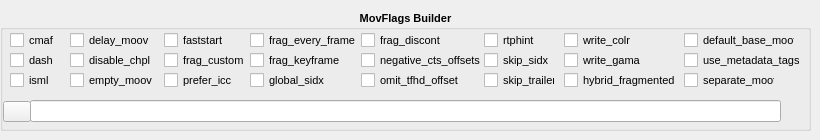
          <widget class="QWidget" name="tabMovFlags">
           <attribute name="title">
            <string>MovFlags</string>
           </attribute>
           <widget class="QGroupBox" name="groupMovFlags">
            <property name="enabled">
             <bool>true</bool>
            </property>
            <property name="geometry">
             <rect>
              <x>0</x>
              <y>10</y>
              <width>811</width>
              <height>121</height>
             </rect>
            </property>
            <property name="font">
             <font>
              <pointsize>8</pointsize>
              <italic>false</italic>
              <bold>true</bold>
             </font>
            </property>
            <property name="toolTip">
             <string>Additional flags (-movflags). Supports mov, mp4, tgp, psp, tg2,
ipod, ismv and f4v muxers.
Checked items are collected into MOVFLAGS as +tokens.</string>
            </property>
            <property name="whatsThis">
             <string/>
            </property>
            <property name="title">
             <string>MovFlags Builder</string>
            </property>
            <property name="alignment">
             <set>Qt::AlignmentFlag::AlignCenter</set>
            </property>
            <widget class="QLineEdit" name="MovFlagsCollector">
             <property name="geometry">
              <rect>
               <x>30</x>
               <y>90</y>
               <width>751</width>
               <height>22</height>
              </rect>
             </property>
             <property name="font">
              <font>
               <pointsize>8</pointsize>
               <italic>false</italic>
               <bold>false</bold>
              </font>
             </property>
             <property name="toolTip">
              <string>Flags2 Builder</string>
             </property>
            </widget>
            <widget class="QCheckBox" name="checkMovFlags_cmaf">
             <property name="geometry">
              <rect>
               <x>10</x>
               <y>20</y>
               <width>51</width>
               <height>20</height>
              </rect>
             </property>
             <property name="font">
              <font>
               <pointsize>8</pointsize>
               <italic>false</italic>
               <bold>false</bold>
              </font>
             </property>
             <property name="toolTip">
              <string>Write CMAF compatible fragmented MP4</string>
             </property>
             <property name="text">
              <string>cmaf</string>
             </property>
            </widget>
            <widget class="QCheckBox" name="checkMovFlags_write_colr">
             <property name="geometry">
              <rect>
               <x>564</x>
               <y>20</y>
               <width>71</width>
               <height>20</height>
              </rect>
             </property>
             <property name="font">
              <font>
               <pointsize>8</pointsize>
               <italic>false</italic>
               <bold>false</bold>
              </font>
             </property>
             <property name="toolTip">
              <string>Write colr atom even if the color info is unspecified
(Experimental, may be renamed or changed, do not use from scripts).</string>
             </property>
             <property name="text">
              <string>write_colr</string>
             </property>
            </widget>
            <widget class="QCheckBox" name="checkMovFlags_delay_moov">
             <property name="geometry">
              <rect>
               <x>70</x>
               <y>20</y>
               <width>91</width>
               <height>20</height>
              </rect>
             </property>
             <property name="font">
              <font>
               <pointsize>8</pointsize>
               <italic>false</italic>
               <bold>false</bold>
              </font>
             </property>
             <property name="toolTip">
              <string>Delay writing the initial moov until the first fragment is cut,
or until the first fragment flush.</string>
             </property>
             <property name="text">
              <string>delay_moov</string>
             </property>
            </widget>
            <widget class="QCheckBox" name="checkMovFlags_faststart">
             <property name="geometry">
              <rect>
               <x>164</x>
               <y>20</y>
               <width>61</width>
               <height>20</height>
              </rect>
             </property>
             <property name="font">
              <font>
               <pointsize>8</pointsize>
               <italic>false</italic>
               <bold>false</bold>
              </font>
             </property>
             <property name="toolTip">
              <string>Run a second pass to put the index (moov atom) at the beginning of the file.</string>
             </property>
             <property name="text">
              <string>faststart</string>
             </property>
            </widget>
            <widget class="QCheckBox" name="checkMovFlags_frag_custom">
             <property name="geometry">
              <rect>
               <x>164</x>
               <y>40</y>
               <width>81</width>
               <height>20</height>
              </rect>
             </property>
             <property name="font">
              <font>
               <pointsize>8</pointsize>
               <italic>false</italic>
               <bold>false</bold>
              </font>
             </property>
             <property name="toolTip">
              <string>Flush fragments on caller requests.</string>
             </property>
             <property name="text">
              <string>frag_custom</string>
             </property>
            </widget>
            <widget class="QCheckBox" name="checkMovFlags_write_gama">
             <property name="geometry">
              <rect>
               <x>564</x>
               <y>40</y>
               <width>81</width>
               <height>20</height>
              </rect>
             </property>
             <property name="font">
              <font>
               <pointsize>8</pointsize>
               <italic>false</italic>
               <bold>false</bold>
              </font>
             </property>
             <property name="toolTip">
              <string>Write deprecated gama atom.</string>
             </property>
             <property name="text">
              <string>write_gama</string>
             </property>
            </widget>
            <widget class="QCheckBox" name="checkMovFlags_disable_chpl">
             <property name="geometry">
              <rect>
               <x>70</x>
               <y>40</y>
               <width>91</width>
               <height>20</height>
              </rect>
             </property>
             <property name="font">
              <font>
               <pointsize>8</pointsize>
               <italic>false</italic>
               <bold>false</bold>
              </font>
             </property>
             <property name="toolTip">
              <string>Disable Nero chapter atom.</string>
             </property>
             <property name="text">
              <string>disable_chpl</string>
             </property>
            </widget>
            <widget class="QCheckBox" name="checkMovFlags_dash">
             <property name="geometry">
              <rect>
               <x>10</x>
               <y>40</y>
               <width>51</width>
               <height>20</height>
              </rect>
             </property>
             <property name="font">
              <font>
               <pointsize>8</pointsize>
               <italic>false</italic>
               <bold>false</bold>
              </font>
             </property>
             <property name="toolTip">
              <string>Write DASH compatible fragmented MP4.</string>
             </property>
             <property name="text">
              <string>dash</string>
             </property>
            </widget>
            <widget class="QToolButton" name="clearMovFlags">
             <property name="geometry">
              <rect>
               <x>3</x>
               <y>91</y>
               <width>28</width>
               <height>21</height>
              </rect>
             </property>
             <property name="toolTip">
              <string>Clear Flags2</string>
             </property>
             <property name="text">
              <string/>
             </property>
             <property name="icon">
              <iconset>
               <normaloff>../Pics/Broom.png</normaloff>../Pics/Broom.png</iconset>
             </property>
            </widget>
            <widget class="QCheckBox" name="checkMovFlags_default_base_moof">
             <property name="geometry">
              <rect>
               <x>684</x>
               <y>20</y>
               <width>111</width>
               <height>20</height>
              </rect>
             </property>
             <property name="font">
              <font>
               <pointsize>8</pointsize>
               <italic>false</italic>
               <bold>false</bold>
              </font>
             </property>
             <property name="toolTip">
              <string>Set the default-base-is-moof flag in tfhd atoms.</string>
             </property>
             <property name="text">
              <string>default_base_moof</string>
             </property>
            </widget>
            <widget class="QCheckBox" name="checkMovFlags_hybrid_fragmented">
             <property name="geometry">
              <rect>
               <x>564</x>
               <y>60</y>
               <width>121</width>
               <height>20</height>
              </rect>
             </property>
             <property name="font">
              <font>
               <pointsize>8</pointsize>
               <italic>false</italic>
               <bold>false</bold>
              </font>
             </property>
             <property name="toolTip">
              <string>For recoverability, write a fragmented file that is converted
to non-fragmented at the end.</string>
             </property>
             <property name="text">
              <string>hybrid_fragmented</string>
             </property>
            </widget>
            <widget class="QCheckBox" name="checkMovFlags_empty_moov">
             <property name="geometry">
              <rect>
               <x>70</x>
               <y>60</y>
               <width>91</width>
               <height>20</height>
              </rect>
             </property>
             <property name="font">
              <font>
               <pointsize>8</pointsize>
               <italic>false</italic>
               <bold>false</bold>
              </font>
             </property>
             <property name="toolTip">
              <string>Make the initial moov atom empty.</string>
             </property>
             <property name="text">
              <string>empty_moov</string>
             </property>
            </widget>
            <widget class="QCheckBox" name="checkMovFlags_frag_discont">
             <property name="geometry">
              <rect>
               <x>361</x>
               <y>20</y>
               <width>81</width>
               <height>20</height>
              </rect>
             </property>
             <property name="font">
              <font>
               <pointsize>8</pointsize>
               <italic>false</italic>
               <bold>false</bold>
              </font>
             </property>
             <property name="toolTip">
              <string>Signal that the next fragment is discontinuous from earlier ones.</string>
             </property>
             <property name="text">
              <string>frag_discont</string>
             </property>
            </widget>
            <widget class="QCheckBox" name="checkMovFlags_rtphint">
             <property name="geometry">
              <rect>
               <x>484</x>
               <y>20</y>
               <width>61</width>
               <height>20</height>
              </rect>
             </property>
             <property name="font">
              <font>
               <pointsize>8</pointsize>
               <italic>false</italic>
               <bold>false</bold>
              </font>
             </property>
             <property name="toolTip">
              <string>Add RTP hint tracks.</string>
             </property>
             <property name="text">
              <string>rtphint</string>
             </property>
            </widget>
            <widget class="QCheckBox" name="checkMovFlags_prefer_icc">
             <property name="geometry">
              <rect>
               <x>164</x>
               <y>60</y>
               <width>91</width>
               <height>20</height>
              </rect>
             </property>
             <property name="font">
              <font>
               <pointsize>8</pointsize>
               <italic>false</italic>
               <bold>false</bold>
              </font>
             </property>
             <property name="toolTip">
              <string>If writing colr atom prioritise usage of ICC profile if it 
exists in stream packet side data.</string>
             </property>
             <property name="text">
              <string>prefer_icc</string>
             </property>
            </widget>
            <widget class="QCheckBox" name="checkMovFlags_global_sidx">
             <property name="geometry">
              <rect>
               <x>250</x>
               <y>60</y>
               <width>81</width>
               <height>20</height>
              </rect>
             </property>
             <property name="font">
              <font>
               <pointsize>8</pointsize>
               <italic>false</italic>
               <bold>false</bold>
              </font>
             </property>
             <property name="toolTip">
              <string>Write a global sidx index at the start of the file.</string>
             </property>
             <property name="text">
              <string>global_sidx</string>
             </property>
            </widget>
            <widget class="QCheckBox" name="checkMovFlags_skip_trailer">
             <property name="geometry">
              <rect>
               <x>484</x>
               <y>60</y>
               <width>71</width>
               <height>20</height>
              </rect>
             </property>
             <property name="font">
              <font>
               <pointsize>8</pointsize>
               <italic>false</italic>
               <bold>false</bold>
              </font>
             </property>
             <property name="toolTip">
              <string>Skip writing the mfra/tfra/mfro trailer for fragmented files.</string>
             </property>
             <property name="text">
              <string>skip_trailer</string>
             </property>
            </widget>
            <widget class="QCheckBox" name="checkMovFlags_frag_every_frame">
             <property name="geometry">
              <rect>
               <x>250</x>
               <y>20</y>
               <width>111</width>
               <height>20</height>
              </rect>
             </property>
             <property name="font">
              <font>
               <pointsize>8</pointsize>
               <italic>false</italic>
               <bold>false</bold>
              </font>
             </property>
             <property name="toolTip">
              <string>Fragment at every frame.</string>
             </property>
             <property name="text">
              <string>frag_every_frame</string>
             </property>
            </widget>
            <widget class="QCheckBox" name="checkMovFlags_frag_keyframe">
             <property name="geometry">
              <rect>
               <x>250</x>
               <y>40</y>
               <width>91</width>
               <height>20</height>
              </rect>
             </property>
             <property name="font">
              <font>
               <pointsize>8</pointsize>
               <italic>false</italic>
               <bold>false</bold>
              </font>
             </property>
             <property name="toolTip">
              <string>Fragment at video keyframes.</string>
             </property>
             <property name="text">
              <string>frag_keyframe</string>
             </property>
            </widget>
            <widget class="QCheckBox" name="checkMovFlags_negative_cts_offsets">
             <property name="geometry">
              <rect>
               <x>361</x>
               <y>40</y>
               <width>121</width>
               <height>20</height>
              </rect>
             </property>
             <property name="font">
              <font>
               <pointsize>8</pointsize>
               <italic>false</italic>
               <bold>false</bold>
              </font>
             </property>
             <property name="toolTip">
              <string>Use negative CTS offsets (reducing the need for edit lists).</string>
             </property>
             <property name="text">
              <string>negative_cts_offsets</string>
             </property>
            </widget>
            <widget class="QCheckBox" name="checkMovFlags_isml">
             <property name="geometry">
              <rect>
               <x>10</x>
               <y>60</y>
               <width>51</width>
               <height>20</height>
              </rect>
             </property>
             <property name="font">
              <font>
               <pointsize>8</pointsize>
               <italic>false</italic>
               <bold>false</bold>
              </font>
             </property>
             <property name="toolTip">
              <string>Create a live smooth streaming feed (for pushing to a publishing point).</string>
             </property>
             <property name="text">
              <string>isml</string>
             </property>
            </widget>
            <widget class="QCheckBox" name="checkMovFlags_omit_tfhd_offset">
             <property name="geometry">
              <rect>
               <x>361</x>
               <y>60</y>
               <width>101</width>
               <height>20</height>
              </rect>
             </property>
             <property name="font">
              <font>
               <pointsize>8</pointsize>
               <italic>false</italic>
               <bold>false</bold>
              </font>
             </property>
             <property name="toolTip">
              <string>Omit the base data offset in tfhd atoms.</string>
             </property>
             <property name="text">
              <string>omit_tfhd_offset</string>
             </property>
            </widget>
            <widget class="QCheckBox" name="checkMovFlags_separate_moof">
             <property name="geometry">
              <rect>
               <x>684</x>
               <y>60</y>
               <width>91</width>
               <height>20</height>
              </rect>
             </property>
             <property name="font">
              <font>
               <pointsize>8</pointsize>
               <italic>false</italic>
               <bold>false</bold>
              </font>
             </property>
             <property name="toolTip">
              <string>Write separate moof/mdat atoms for each track.</string>
             </property>
             <property name="text">
              <string>separate_moof</string>
             </property>
            </widget>
            <widget class="QCheckBox" name="checkMovFlags_use_metadata_tags">
             <property name="geometry">
              <rect>
               <x>684</x>
               <y>40</y>
               <width>121</width>
               <height>20</height>
              </rect>
             </property>
             <property name="font">
              <font>
               <pointsize>8</pointsize>
               <italic>false</italic>
               <bold>false</bold>
              </font>
             </property>
             <property name="toolTip">
              <string>Use mdta atom for metadata.</string>
             </property>
             <property name="text">
              <string>use_metadata_tags</string>
             </property>
            </widget>
            <widget class="QCheckBox" name="checkMovFlags_skip_sidx">
             <property name="geometry">
              <rect>
               <x>484</x>
               <y>40</y>
               <width>71</width>
               <height>20</height>
              </rect>
             </property>
             <property name="font">
              <font>
               <pointsize>8</pointsize>
               <italic>false</italic>
               <bold>false</bold>
              </font>
             </property>
             <property name="toolTip">
              <string>Skip writing of sidx atom.</string>
             </property>
             <property name="text">
              <string>skip_sidx</string>
             </property>
            </widget>
           </widget>
          </widget>
